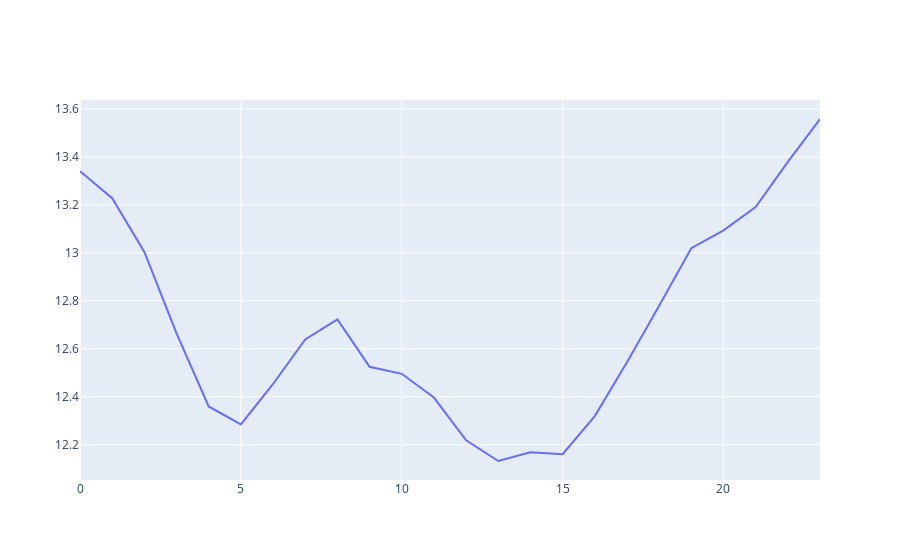

Notebook source saved alongside this figure:
### Code cell
fig = go.Figure() 
fig.add_trace(go.Scatter(x=[i for i in range(len(y_predict))], y=y_predict))

### Figure 1 — Plotly figure (JSON) as saved in the notebook; plotly's stock layout.template omitted (floating-point values rounded to 4 significant figures)
{"data": [{"type": "scatter", "x": [0, 1, 2, 3, 4, 5, 6, 7, 8, 9, 10, 11, 12, 13, 14, 15, 16, 17, 18, 19, 20, 21, 22, 23], "y": [13.34, 13.23, 13.0, 12.66, 12.36, 12.28, 12.45, 12.64, 12.72, 12.52, 12.5, 12.4, 12.22, 12.13, 12.17, 12.16, 12.32, 12.54, 12.78, 13.02, 13.09, 13.19, 13.38, 13.56]}], "layout": {}}
